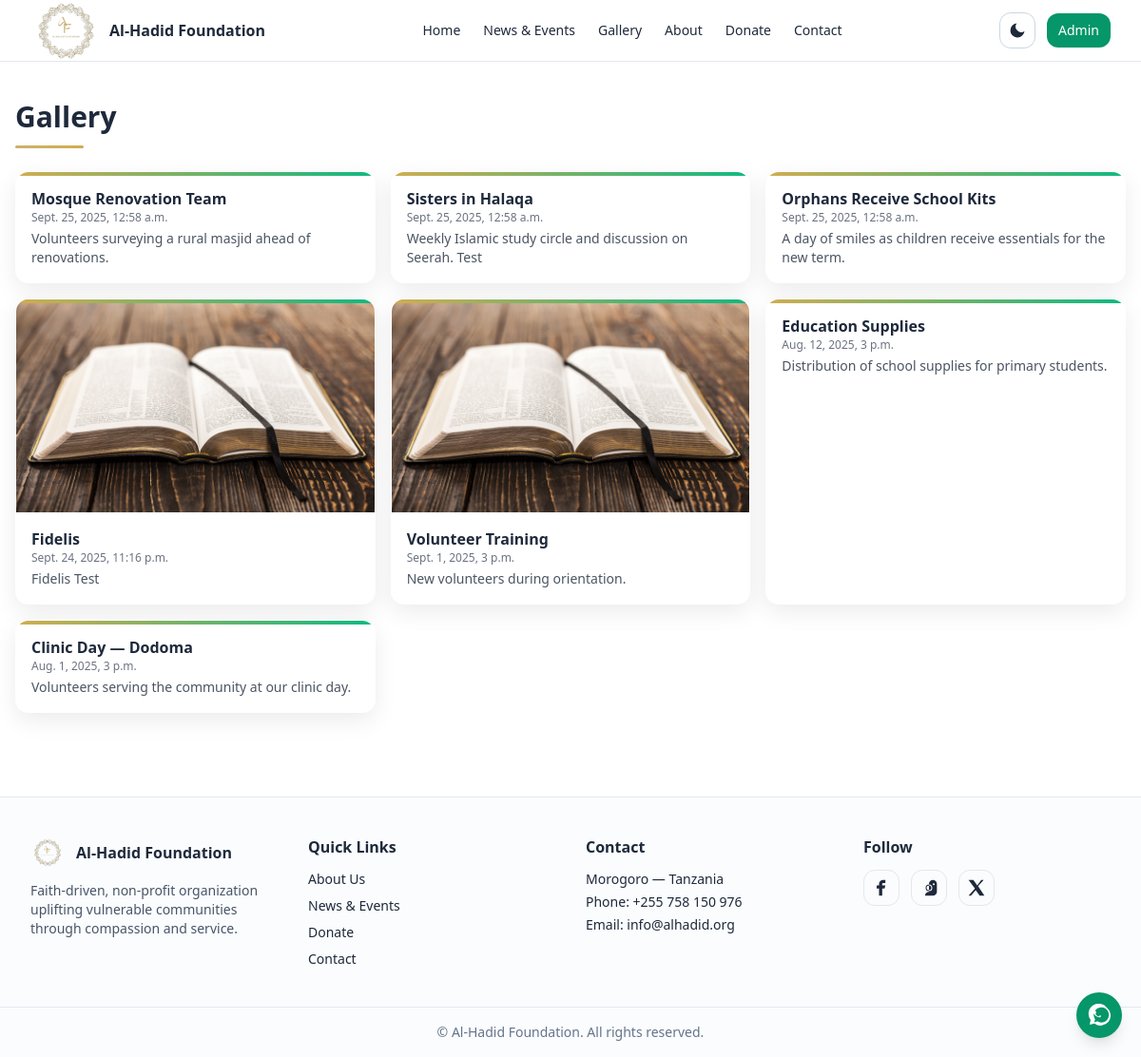
The page /gallery/ on the database as committed earlier.
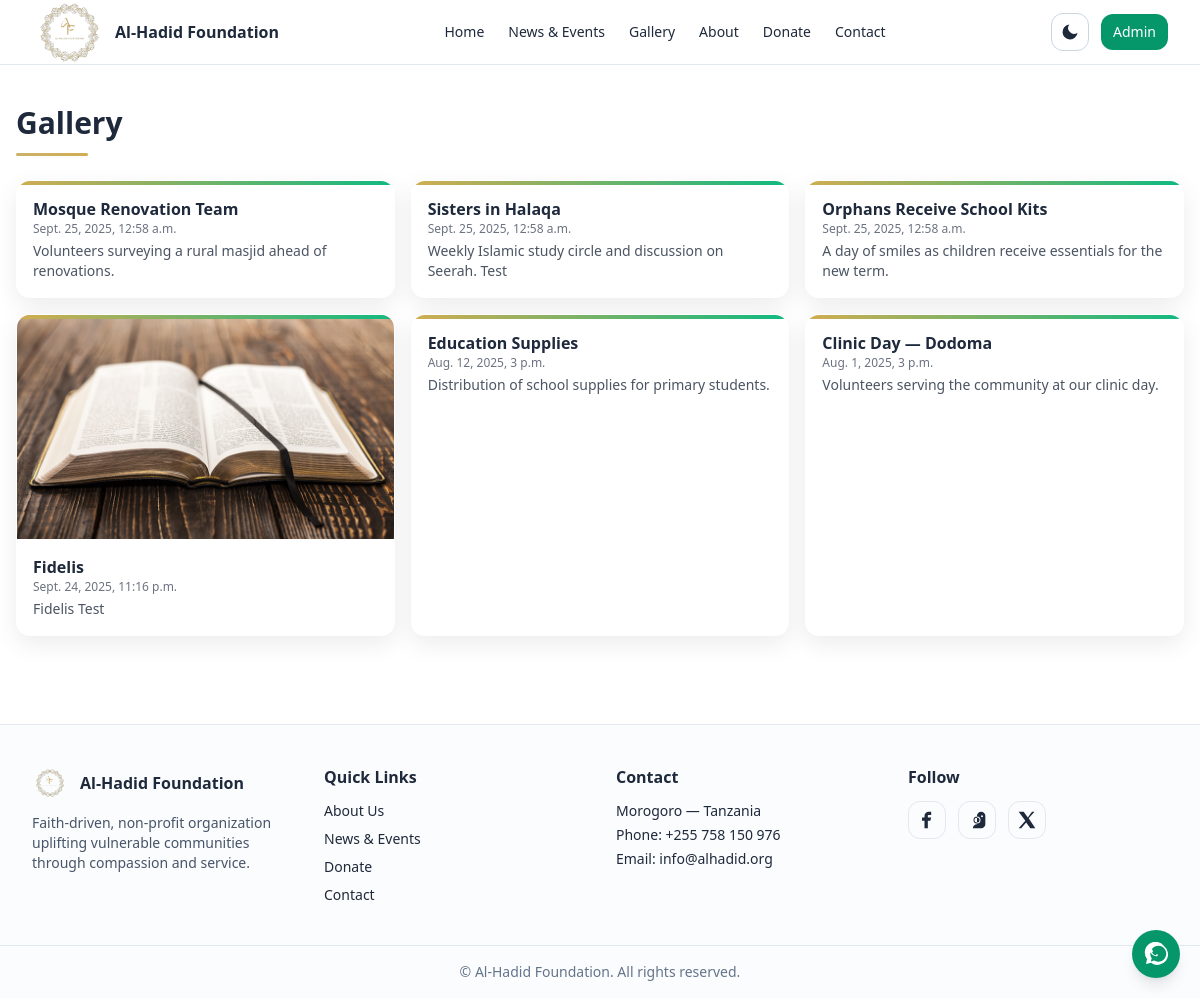
The same page on the database as committed later.
### website/models.py (models this page shows, shortened)
class Gallery(models.Model):
    title = models.CharField(max_length=200)
    image = models.ImageField(upload_to='gallery/')
    description = models.TextField(blank=True)
    is_published = models.BooleanField(default=True)
    created_at = models.DateTimeField(auto_now_add=True)
    class Meta:
        ordering = ['-created_at']
        verbose_name_plural = "Gallery"

### website/views.py (the view)
# urls.py: path('gallery/', views.gallery_view, name='gallery'),
def gallery_view(request):
    gallery_items = Gallery.objects.filter(is_published=True)
    context = {
        'gallery': gallery_items,
        'page_title': 'Gallery',
    }
    return render(request, 'website/gallery.html', context)

### website/context_processors.py (called while the page is built)
def site_settings(request):
    try:
        settings = SiteSettings.objects.first()
        if not settings:
            settings = SiteSettings.objects.create()
    except:
        settings = None
    theme = request.session.get('theme', 'light')
    return {
        'site_settings': settings,
        'current_theme': theme,
    }

### templates/website/gallery.html (shortened to what this page needs)
{% extends "base.html" %}
{% block content %}
<section class="max-w-7xl mx-auto px-4 py-10">
  <h1 class="text-3xl font-semibold mb-2">Gallery</h1>
  <div class="gold-underline mb-6"></div>
  <div class="grid sm:grid-cols-2 lg:grid-cols-3 gap-4">
    {% if gallery %}
      {% for item in gallery %}
      <figure class="card gallery-card overflow-hidden">
        {% if item.image %}<img src="{{ item.image.url }}" class="h-56 w-full object-cover" alt="">{% endif %}
        <figcaption class="p-4">
          <h3 class="font-semibold">
            {% firstof item.title "Untitled" as g_title %}{{ g_title }}
          </h3>
          {% firstof item.created_at item.date "" as g_dt %}
          {% if g_dt %}
            <div class="text-xs text-gray-500">{{ g_dt }}</div>
          {% endif %}
          <p class="text-sm text-gray-600 dark:text-gray-300 mt-1">
            {% firstof item.description item.caption item.text "" as g_txt %}
            {{ g_txt|striptags|truncatewords:24 }}
          </p>
        </figcaption>
      </figure>
      {% endfor %}
    {% else %}
      <div class="text-gray-500">No gallery items published yet.</div>
    {% endif %}
  </div>
</section>
{% endblock %}

### templates/base.html (shortened to what this page needs)
{% load static %}
<!DOCTYPE html>
<html lang="sw" class="scroll-smooth">
<head>
  <link rel="stylesheet" href="{% static 'css/tw.css' %}">
  <link href="https://cdn.jsdelivr.net/npm/tailwindcss@2.2.19/dist/tailwind.min.css" rel="stylesheet">
  <link rel="stylesheet" href="https://cdn.jsdelivr.net/npm/bootstrap-icons@1.11.3/font/bootstrap-icons.css">
</head>
<body class="bg-white dark:bg-slate-950 text-slate-800 dark:text-slate-100">
  <header class="sticky top-0 z-40 bg-white/90 dark:bg-slate-950/80 backdrop-blur border-b border-slate-200 dark:border-slate-800">
    <div class="max-w-7xl mx-auto px-4 sm:px-6 lg:px-8 h-16 flex items-center justify-between">
      <a href="{% url 'website:home' %}" class="flex items-center gap-2 min-w-0 select-none">
        <img src="{% static 'images/logo.png' %}" alt="Al-Hadid"
             style="width:75px;height:75px;object-fit:contain;border-radius:6px;display:block" />
        <span class="font-semibold leading-none whitespace-nowrap">Al-Hadid Foundation</span>
      </a>
      <nav class="hidden md:flex items-center gap-6 text-sm">
        <a href="{% url 'website:home' %}" class="hover:text-emerald-600">Home</a>
        <a href="{% url 'website:news_events' %}" class="hover:text-emerald-600">News & Events</a>
        <a href="{% url 'website:gallery' %}" class="hover:text-emerald-600">Gallery</a>
        <a href="{% url 'website:about' %}" class="hover:text-emerald-600">About</a>
        <a href="{% url 'website:donate' %}" class="hover:text-emerald-600">Donate</a>
        <a href="{% url 'website:contact' %}" class="hover:text-emerald-600">Contact</a>
      </nav>
      <div class="flex items-center gap-3">
        <button id="themeToggle" class="rounded-xl border border-slate-300 dark:border-slate-700 p-2" aria-label="Toggle theme">
          <svg id="moon" class="h-5 w-5 dark:hidden" viewBox="0 0 24 24" fill="currentColor"><path d="M21 12.79A9 9 0 1 1 11.21 3 7 7 0 0 0 21 12.79z"/></svg>
        </button>
        {% if request.user.is_authenticated and request.user.is_staff %}
          <a href="{% url 'admin_panel:dashboard' %}" class="hidden sm:inline-flex items-center rounded-xl bg-emerald-600 hover:bg-emerald-700 text-white px-3 py-2 text-sm">Dashboard</a>
        {% else %}
          <a href="{% url 'admin_panel:login' %}" class="hidden sm:inline-flex items-center rounded-xl bg-emerald-600 hover:bg-emerald-700 text-white px-3 py-2 text-sm">Admin</a>
        {% endif %}
      </div>
    </div>
  </header>
  <main class="min-h-[60vh]">
    {% block content %}{% endblock %}
  </main>
  <footer class="mt-12 border-t border-slate-200 dark:border-slate-800 bg-slate-50/60 dark:bg-slate-900/40">
    <div class="max-w-7xl mx-auto px-4 sm:px-6 lg:px-8 py-10 grid md:grid-cols-4 gap-8">
      <div>
        <div class="flex items-center gap-3 mb-3">
          <img src="{% static 'images/logo.png' %}" class="h-9 w-9" alt="">
          <span class="font-semibold">Al-Hadid Foundation</span>
        </div>
        <p class="text-sm text-slate-600 dark:text-slate-300">
          Faith-driven, non-profit organization uplifting vulnerable communities through compassion and service.
        </p>
      </div>
      <div>
        <h4 class="font-semibold mb-3">Quick Links</h4>
        <ul class="space-y-2 text-sm">
          <li><a class="hover:text-emerald-600" href="{% url 'website:about' %}">About Us</a></li>
          <li><a class="hover:text-emerald-600" href="{% url 'website:news_events' %}">News & Events</a></li>
          <li><a class="hover:text-emerald-600" href="{% url 'website:donate' %}">Donate</a></li>
          <li><a class="hover:text-emerald-600" href="{% url 'website:contact' %}">Contact</a></li>
        </ul>
      </div>
      <div>
        <h4 class="font-semibold mb-3">Contact</h4>
        <ul class="text-sm space-y-1">
          <li>Morogoro — Tanzania</li>
          <li>Phone: <a class="hover:text-emerald-600" href="tel:+255758150976">+255 758 150 976</a></li>
          <li>Email: <a class="hover:text-emerald-600" href="mailto:info@alhadid.org">info@alhadid.org</a></li>
        </ul>
      </div>
      <div>
        <h4 class="font-semibold mb-3">Follow</h4>
        <div class="flex gap-3">
          <a href="#" class="p-2 rounded-xl border dark:border-slate-700 hover:bg-slate-100 dark:hover:bg-slate-800" aria-label="Facebook">
            <svg class="h-5 w-5" viewBox="0 0 24 24" fill="currentColor"><path d="M13 22v-9h3l1-4h-4V7a1 1 0 0 1 1-1h3V2h-3a5 5 0 0 0-5 5v2H6v4h3v9h4z"/></svg>
          </a>
          <a href="#" class="p-2 rounded-xl border dark:border-slate-700 hover:bg-slate-100 dark:hover:bg-slate-800" aria-label="Instagram">
            <svg class="h-5 w-5" viewBox="0 0 24 24" fill="currentColor"><path d="M7 2h10a5 5 0 0 1 5 5v10a5 5 0 0 1-5 5H7a5 5 0 0 1 5-5V7a5 5 0 0 1 5-5zm5 5.8A4.2 4.2 0 1 0 16.2 12 4.2 4.2 0 0 0 12 7.8zm6-1.5a1.2 1.2 0 1 0 1.2 1.2 1.2 1.2 0 0 0-1.2-1.2zM12 9a3 3 0 1 1-3 3 3 3 0 0 1 3-3z"/></svg>
          </a>
          <a href="#" class="p-2 rounded-xl border dark:border-slate-700 hover:bg-slate-100 dark:hover:bg-slate-800" aria-label="X">
            <svg class="h-5 w-5" viewBox="0 0 24 24" fill="currentColor"><path d="M18 2h3l-7 8 8 12h-6l-5-7-6 7H2l8-9L2 2h6l5 7 5-7z"/></svg>
          </a>
        </div>
      </div>
    </div>
    <div class="border-t border-slate-200 dark:border-slate-800 py-4 text-center text-sm text-slate-500 dark:text-slate-400">
      © {{ now|date:"Y" }} Al-Hadid Foundation. All rights reserved.
    </div>
  </footer>
  <a href="https://wa.me/255758150976" target="_blank" aria-label="WhatsApp"
     class="fixed bottom-5 right-5 rounded-full p-3 shadow-lg bg-emerald-600 hover:bg-emerald-700 text-white">
  </a>
</body>
</html>

### templates/website/gallery.html (style rules this page uses)
.gold-underline::after { content:""; display:block; width:72px; height:3px; margin-top:12px; border-radius:999px; background:linear-gradient(90deg,#cab26b,#d1ad51); }
.gallery-card { position:relative; overflow:hidden; transition:transform .25s ease, box-shadow .25s ease }
.gallery-card::before { content:""; position:absolute; inset:0 0 auto 0; height:4px; background:linear-gradient(90deg,#d1ad51,var(--tw-primary,#10b981)); }

Rows that differ between the two databases and show on the page:
removed Gallery: image (picture), title "Volunteer Training", g_dt "Sept. 1, 2025, 3 p.m.", description "New volunteers during orientation."
